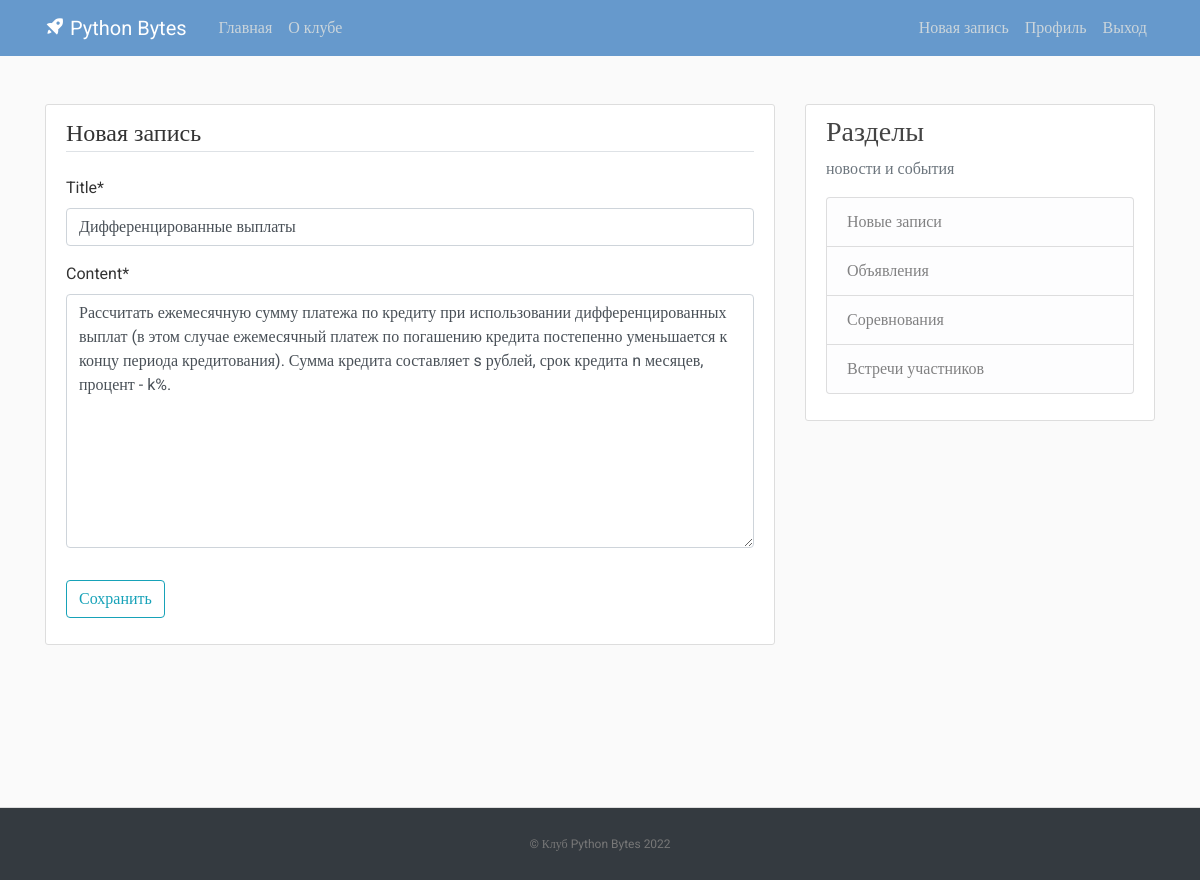
Screenshot of /post/20/update/ (signed in) with the database file from the repository.
### shop/models.py (models this page shows, shortened)
class Post(models.Model):
    title = models.CharField(max_length=100)
    content = models.TextField()
    date_posted = models.DateTimeField(default=timezone.now)
    author = models.ForeignKey(User, on_delete=models.CASCADE)

### shop/views.py (the view, shortened to what this page needs)
# urls.py: path('post/<int:pk>/update/', PostUpdateView.as_view(), name='post-update'),
class PostUpdateView(LoginRequiredMixin, UserPassesTestMixin, UpdateView):
    model = Post
    fields = ['title', 'content']
    def test_func(self):
        post = self.get_object()
        if self.request.user == post.author:
            return True
        return False

### shop/templates/shop/post_form.html (shortened to what this page needs)
{% extends "shop/base.html" %}
{% load crispy_forms_tags %}
{% block content %}
    <div class="content-section">
        <form method="POST">
            <fieldset class="form-group">
                <legend class="border-bottom mb-4">Новая запись</legend>
                {{ form|crispy }}
            </fieldset>
            <div class="form-group">
                <button class="btn btn-outline-info" type="submit">Сохранить</button>
            </div>
        </form>
    </div>
{% endblock content %}

### shop/static/shop/main.css (style rules this page uses)
﻿body, html { width:100%; height:100% }
body { margin:0; padding:0; background: #fafafa; color: #333333; margin-top: 5rem; font-family:Roboto; }
.content-section { background: #ffffff; padding: 10px 20px; border: 1px solid #dddddd; border-radius: 3px; margin-bottom: 20px; }

### rows the page displays
Post: title "Дифференцированные выплаты", content "Рассчитать ежемесячную сумму платежа по кредиту при использовании дифференцированных выплат (в этом случае ежемесячный платеж по погашению кредита постепенно уменьшается к концу периода кредитования). Сумма кредита составляет s рублей, срок кредита n месяцев, процент - k%."
